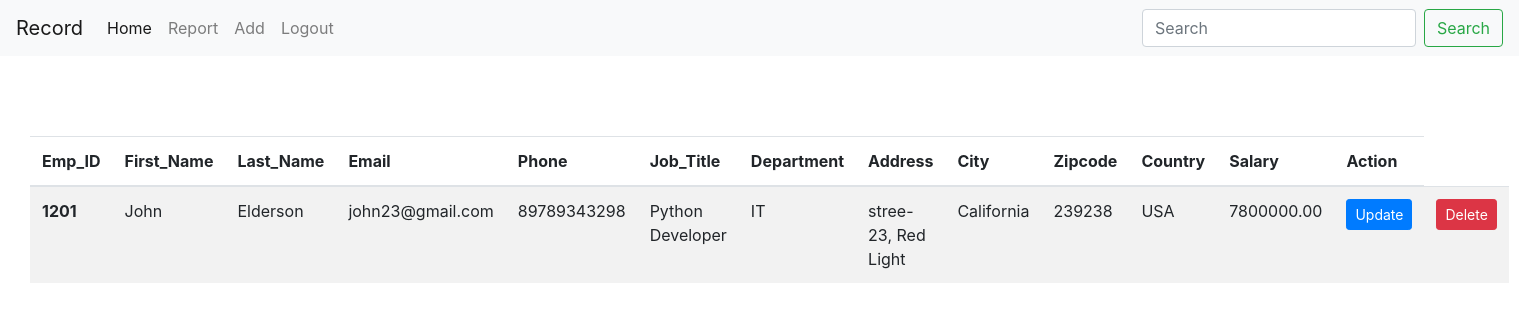
The app's page /record/ (signed in) with its own data.
### form/models.py (models this page shows, shortened)
class Emp(models.Model):
    author = models.ForeignKey(User, null=True, on_delete=models.CASCADE)
    Emp_ID = models.IntegerField()
    First_Name = models.CharField(max_length=50)
    Last_Name = models.CharField(max_length=50)
    Email = models.EmailField()
    Phone = models.CharField(max_length=11)
    Job_Title = models.CharField(max_length=100)
    Department = models.CharField(max_length=100)
    Address = models.CharField(max_length=100)
    City = models.CharField(max_length=100)
    Zipcode = models.CharField(max_length=100)
    Country = models.CharField(max_length=100)
    Salary = models.DecimalField(decimal_places=2, max_digits=15)
    slug = models.SlugField(blank=True, unique=True)
    class Meta:
        verbose_name_plural = "Record"

### form/views.py (the view)
# urls.py: path("record/", views.record, name="report"),
def record(request):
    report = Emp.objects.filter(author=request.user)
    context = {'report': report}
    return render(request, "record.html", context)

### templates/record.html (shortened to what this page needs)
{% extends 'nav.html' %}
{% load static %}
{% block cont %}
  <div style="margin-right: 30px; margin-left: 30px; margin-top: 80px;">
    <table class="table table-striped">
      <thead>
        <tr>
          <th scope="col">Emp_ID</th>
          <th scope="col">First_Name</th>
          <th scope="col">Last_Name</th>
          <th scope="col">Email</th>
          <th scope="col">Phone</th>
          <th scope="col">Job_Title</th>
          <th scope="col">Department</th>
          <th scope="col">Address</th>
          <th scope="col">City</th>
          <th scope="col">Zipcode</th>
          <th scope="col">Country</th>
          <th scope="col">Salary</th>
          <th scope="col">Action</th>
        </tr>
      </thead>
      <tbody>
        {% for rep in report %}
        <tr>
          <th scope="row">{{rep.Emp_ID}}</th>
          <td>{{rep.First_Name}}</td>
          <td>{{rep.Last_Name}}</td>
          <td>{{rep.Email}}</td>
          <td>{{rep.Phone}}</td>
          <td>{{rep.Job_Title}}</td>
          <td>{{rep.Department}}</td>
          <td>{{rep.Address}}</td>
          <td>{{rep.City}}</td>
          <td>{{rep.Zipcode}}</td>
          <td>{{rep.Country}}</td>
          <td>{{rep.Salary}}</td>
          <td><a class="btn btn-sm btn-primary" href="{% url 'record:edit' rep.slug %}">Update</a></td>
          <td><a class="btn btn-sm btn-danger" href="{% url 'record:delete' rep.slug %}">Delete</a></td>
        </tr>
        {% endfor %}
      </tbody>
    </table>
  </div>
{% endblock %}

### records on screen
Emp: Emp_ID "1201", First_Name "John", Last_Name "Elderson", Email "john23@gmail.com", Phone "89789343298", Job_Title "Python Developer", Department "IT", Address "stree-23, Red Light", City "California", Zipcode "239238", Country "USA", Salary "7800000.00"
